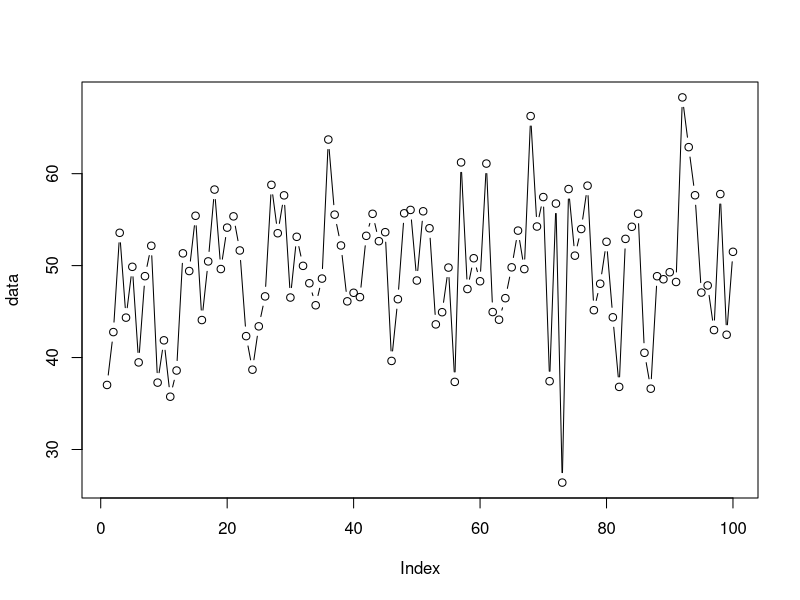
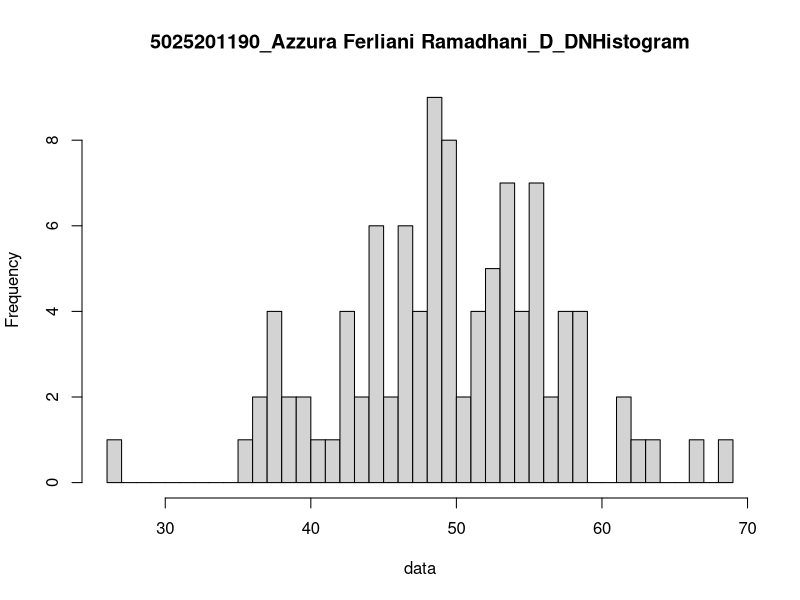

Write the R code that produced these figures, in order.
#generate random nilai 100 data, mean 50, sd 8
#a. fungsi probabilitas distribusi normal, hitung z-score, plot data generate
mean <- 50
x <- 100
sd <- 8
data = rnorm(x, mean, sd)
median = median(data)
f = pnorm(median, mean, sd, lower.tail = TRUE, log.p = FALSE)
z_score = (data-mean(data))/sd*data
plot(data, type="b")

#b.generate histogram distribusi normal dengan breaks 50 dan format penamaan:
## NRP_Nama_Probstat_Nama Kelas_DNHistogram
hist(data, main = "5025201190_Azzura Ferliani Ramadhani_D_DNHistogram", breaks = 50)

